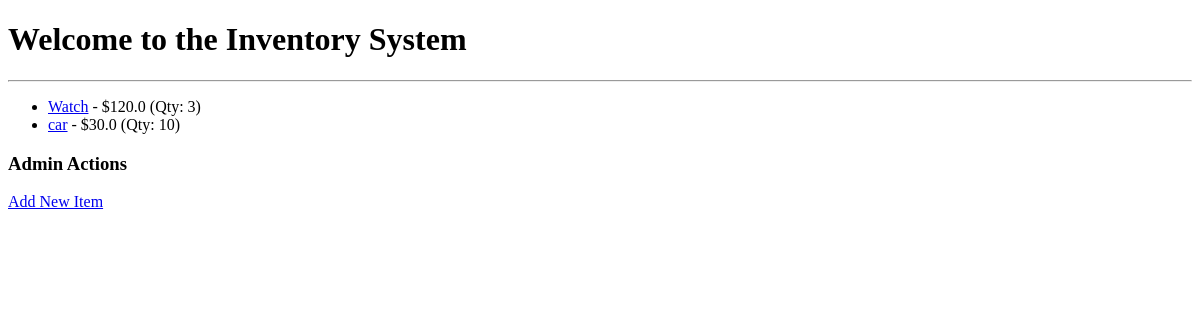
Before: / with the older database file.
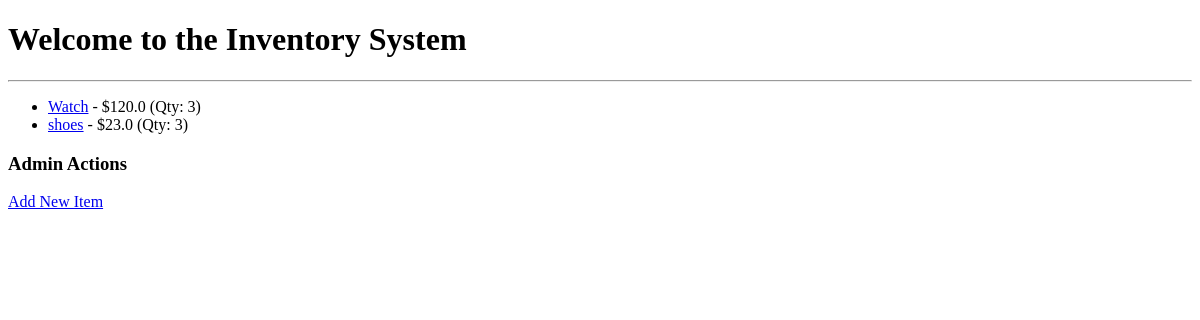
After: the same page with the newer database file.
### model.py (models this page shows)
class Item(Base):
    __tablename__ = "items"
    id = Column(Integer, primary_key=True, index=True)
    name = Column(String, index=True)
    description = Column(String, nullable=True)
    price = Column(Float)
    quantity = Column(Integer)

### main.py (the view)
@app.get("/", response_class=HTMLResponse)
def home_ui(request: Request, db: Session = Depends(get_db)):
    items = db.query(model.Item).all()
    return templates.TemplateResponse("items.html", {"request": request, "items": items})

### templates/items.html
{% extends "main.html" %}
{% block content %}
    <ul>
        {% for item in items %}
            <li>
                <a href="/item/{{ item.id }}">{{ item.name }}</a> - ${{ item.price }} (Qty: {{ item.quantity }})
            </li>
        {% endfor %}
    </ul>
    <h3>Admin Actions</h3>
    <a href="/add?admin=true">Add New Item</a>
{% endblock %}

### templates/main.html (shortened to what this page needs)
<!DOCTYPE html>
<html>
<head>
</head>
<body>
    <h1>Welcome to the Inventory System</h1>
    <hr>
    {% block content %}{% endblock %}
</body>
</html>

Changed rows visible on the page:
removed Item: name "car", price "30.0", quantity "10"
added Item: name "shoes", price "23.0", quantity "3"
